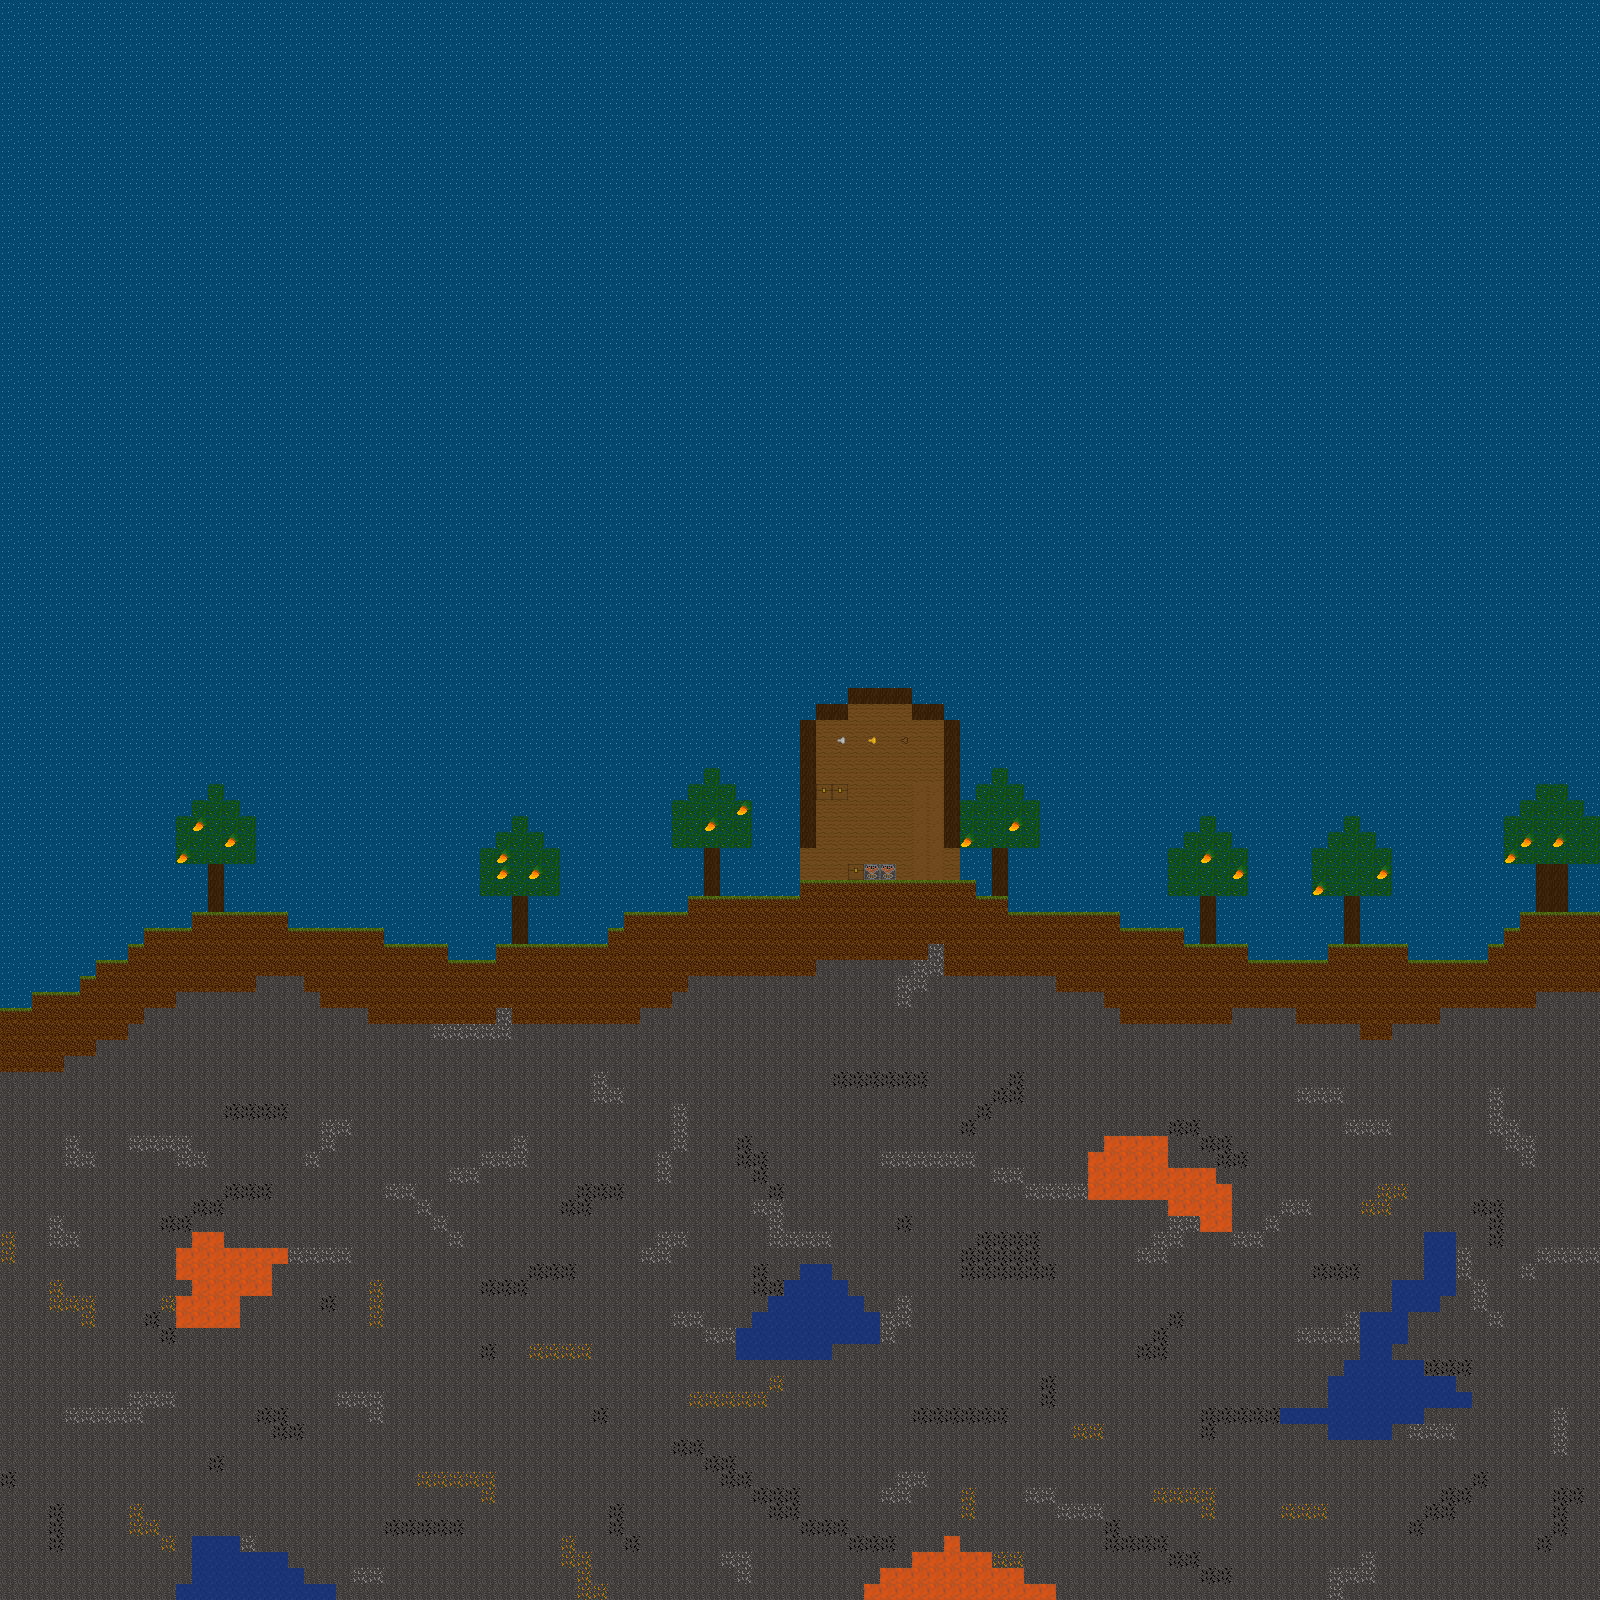

A 2D game scene composited from a Tiled map and its tileset images. What follows is a short description and the map's XML, with each tile layer's data collapsed to a summary:
An orthogonal 100x100 tile map with 16x16 px tiles, 6 tile layers (BG, Walls, Events, Liquids, ...).

<map version="1.4" tiledversion="1.4.3" orientation="orthogonal" renderorder="right-down" width="100" height="100" tilewidth="16" tileheight="16" infinite="0" nextlayerid="8" nextobjectid="1">
 <tileset firstgid="1" source="demo.tsx" />
 <layer id="6" name="BG" width="100" height="100">
  <data>[10000 cells, 10000 non-empty, 1 distinct tile ids]</data>
 </layer>
 <layer id="5" name="Walls" width="100" height="100" tintcolor="#a7abab">
  <data>[10000 cells, 244 non-empty, 3 distinct tile ids]</data>
 </layer>
 <layer id="4" name="Events" width="100" height="100">
  <data>[10000 cells, 0 non-empty, 0 distinct tile ids]</data>
 </layer>
 <layer id="3" name="Liquids" width="100" height="100">
  <data>[10000 cells, 0 non-empty, 0 distinct tile ids]</data>
 </layer>
 <layer id="2" name="Items" width="100" height="100">
  <data>[10000 cells, 37 non-empty, 7 distinct tile ids]</data>
 </layer>
 <layer id="1" name="Blocks" width="100" height="100">
  <data>[10000 cells, 4226 non-empty, 10 distinct tile ids]</data>
 </layer>
</map>